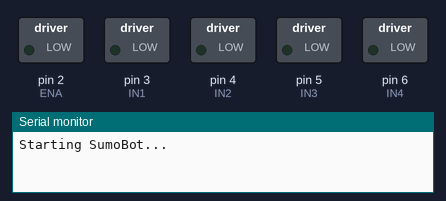
Bench run of a sketch on a simulated Arduino Uno, built with avr-gcc and run on an emulated ATmega328P. On the bench: switched loads named in the sketch (green lamp = pin HIGH), the last lines printed to the serial monitor.

Above: at 0.1 s.
At 5.1 s:
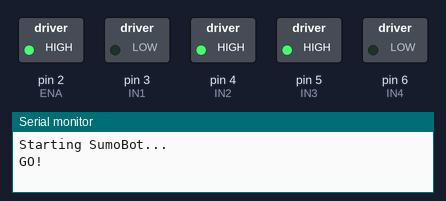
Timing chart, 0 to 6.6 s (numbered marks = the images above):
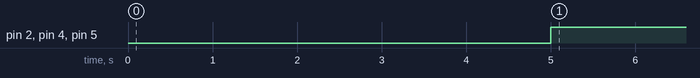

Measured:
- by itself, pin 2 (ENA), pin 4 (IN2), pin 5 (IN3): LOW → HIGH at 5.0 s

The sketch:

SumoooBot.ino
```cpp
// Motor control pins
const int IN1 = 3;   // Left Motor
const int IN2 = 4;
const int IN3 = 5;   // Right Motor
const int IN4 = 6;

const int ENA = 2;   // PWM for Left Motor
const int ENB = 10;  // PWM for Right Motor

// Cork motor pin
const int CORK_PIN = 6; // Assuming it's a simple DC motor

void setup() {
  // Set motor control pins as output
  pinMode(IN1, OUTPUT); pinMode(IN2, OUTPUT);
  pinMode(IN3, OUTPUT); pinMode(IN4, OUTPUT);
  pinMode(ENA, OUTPUT);
  pinMode(CORK_PIN, OUTPUT); // Assuming it's connected to PWM pin like D6

  Serial.begin(9600);
  Serial.println("Starting SumoBot...");

  // Startup delay for match readiness (5 seconds)
  delay(5000);
  Serial.println("GO!");
}

void moveForward(int speed = 200) {
  digitalWrite(IN1, HIGH);
  digitalWrite(IN2, LOW);
  digitalWrite(IN3, HIGH);
  digitalWrite(IN4, LOW);
  analogWrite(ENA, speed);
  // analogWrite(ENB, speed);
}

void moveBackward(int speed = 200) {
  digitalWrite(IN1, LOW);
  digitalWrite(IN2, HIGH);
  digitalWrite(IN3, LOW);
  digitalWrite(IN4, HIGH);
  analogWrite(ENA, speed);
  // analogWrite(ENB, speed);
}

void stopMoving(int speed = 200) {
  digitalWrite(IN1, LOW);
  digitalWrite(IN2, LOW);
  digitalWrite(IN3, LOW);
  digitalWrite(IN4, LOW);
  analogWrite(ENA, 0);
  // analogWrite(ENB, 0);
}

void rotate(int speed = 200) {
  digitalWrite(IN1, LOW);
  digitalWrite(IN2, HIGH);
  digitalWrite(IN3, HIGH);
  digitalWrite(IN4, LOW);
  analogWrite(ENA, speed);
  // analogWrite(ENB, speed);
}


void loop() {
  //moveForward();
  rotate();
  delay(10);


}
```
